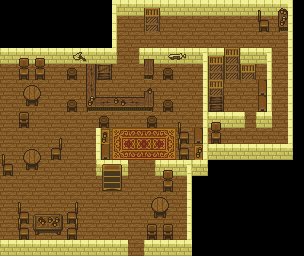

The image is a tile-based game level rendered from a .tmx file. Its description and complete source (layers, tilesets, objects, tile grids) follow:
An orthogonal 19x16 tile map with 16x16 px tiles, 1 tile layer (Tile Layer 1).

<map version="1.10" tiledversion="1.11.2" orientation="orthogonal" renderorder="right-down" width="19" height="16" tilewidth="16" tileheight="16" infinite="0" nextlayerid="2" nextobjectid="1">
 <tileset firstgid="1" name="08000904" tilewidth="16" tileheight="16" tilecount="1024" columns="32">
  <image source="08000904.png" trans="ffffff" width="512" height="512" />
 </tileset>
 <layer id="1" name="Tile Layer 1" width="19" height="16">
  <properties>
   <property name="Anims1" value="0x0" />
   <property name="Anims2" value="0x0" />
   <property name="ChapterID" value="45" />
   <property name="Main" value="" />
   <property name="MapChangesID" value="0x0" />
   <property name="MapID" value="0xDD" />
   <property name="ObjectType" value="0xB" />
   <property name="PaletteID" value="0x10" />
   <property name="TileConfig" value="0xA" />
  </properties>
  <data>
   <tile gid="1" />
   <tile gid="1" />
   <tile gid="1" />
   <tile gid="1" />
   <tile gid="1" />
   <tile gid="1" />
   <tile gid="1" />
   <tile gid="6" />
   <tile gid="7" />
   <tile gid="266" />
   <tile gid="7" />
   <tile gid="7" />
   <tile gid="7" />
   <tile gid="7" />
   <tile gid="7" />
   <tile gid="7" />
   <tile gid="13" />
   <tile gid="138" />
   <tile gid="14" />
   <tile gid="1" />
   <tile gid="1" />
   <tile gid="1" />
   <tile gid="1" />
   <tile gid="1" />
   <tile gid="1" />
   <tile gid="1" />
   <tile gid="38" />
   <tile gid="129" />
   <tile gid="298" />
   <tile gid="129" />
   <tile gid="129" />
   <tile gid="129" />
   <tile gid="129" />
   <tile gid="129" />
   <tile gid="129" />
   <tile gid="99" />
   <tile gid="234" />
   <tile gid="14" />
   <tile gid="1" />
   <tile gid="1" />
   <tile gid="1" />
   <tile gid="1" />
   <tile gid="1" />
   <tile gid="1" />
   <tile gid="1" />
   <tile gid="38" />
   <tile gid="129" />
   <tile gid="129" />
   <tile gid="129" />
   <tile gid="129" />
   <tile gid="129" />
   <tile gid="129" />
   <tile gid="129" />
   <tile gid="129" />
   <tile gid="129" />
   <tile gid="129" />
   <tile gid="14" />
   <tile gid="7" />
   <tile gid="44" />
   <tile gid="44" />
   <tile gid="7" />
   <tile gid="35" />
   <tile gid="36" />
   <tile gid="7" />
   <tile gid="33" />
   <tile gid="34" />
   <tile gid="9" />
   <tile gid="3" />
   <tile gid="4" />
   <tile gid="8" />
   <tile gid="266" />
   <tile gid="267" />
   <tile gid="7" />
   <tile gid="8" />
   <tile gid="129" />
   <tile gid="14" />
   <tile gid="129" />
   <tile gid="97" />
   <tile gid="97" />
   <tile gid="129" />
   <tile gid="45" />
   <tile gid="69" />
   <tile gid="271" />
   <tile gid="129" />
   <tile gid="129" />
   <tile gid="105" />
   <tile gid="45" />
   <tile gid="129" />
   <tile gid="40" />
   <tile gid="298" />
   <tile gid="299" />
   <tile gid="267" />
   <tile gid="40" />
   <tile gid="129" />
   <tile gid="14" />
   <tile gid="129" />
   <tile gid="130" />
   <tile gid="131" />
   <tile gid="129" />
   <tile gid="129" />
   <tile gid="69" />
   <tile gid="129" />
   <tile gid="129" />
   <tile gid="129" />
   <tile gid="111" />
   <tile gid="129" />
   <tile gid="129" />
   <tile gid="40" />
   <tile gid="267" />
   <tile gid="129" />
   <tile gid="129" />
   <tile gid="108" />
   <tile gid="129" />
   <tile gid="14" />
   <tile gid="129" />
   <tile gid="162" />
   <tile gid="163" />
   <tile gid="129" />
   <tile gid="45" />
   <tile gid="234" />
   <tile gid="102" />
   <tile gid="236" />
   <tile gid="104" />
   <tile gid="105" />
   <tile gid="45" />
   <tile gid="129" />
   <tile gid="40" />
   <tile gid="302" />
   <tile gid="129" />
   <tile gid="129" />
   <tile gid="108" />
   <tile gid="129" />
   <tile gid="14" />
   <tile gid="129" />
   <tile gid="161" />
   <tile gid="129" />
   <tile gid="129" />
   <tile gid="129" />
   <tile gid="129" />
   <tile gid="45" />
   <tile gid="129" />
   <tile gid="129" />
   <tile gid="45" />
   <tile gid="129" />
   <tile gid="67" />
   <tile gid="40" />
   <tile gid="44" />
   <tile gid="7" />
   <tile gid="33" />
   <tile gid="7" />
   <tile gid="129" />
   <tile gid="14" />
   <tile gid="129" />
   <tile gid="129" />
   <tile gid="129" />
   <tile gid="66" />
   <tile gid="129" />
   <tile gid="129" />
   <tile gid="77" />
   <tile gid="325" />
   <tile gid="326" />
   <tile gid="326" />
   <tile gid="327" />
   <tile gid="68" />
   <tile gid="108" />
   <tile gid="97" />
   <tile gid="129" />
   <tile gid="129" />
   <tile gid="129" />
   <tile gid="129" />
   <tile gid="14" />
   <tile gid="67" />
   <tile gid="130" />
   <tile gid="131" />
   <tile gid="98" />
   <tile gid="129" />
   <tile gid="129" />
   <tile gid="109" />
   <tile gid="357" />
   <tile gid="358" />
   <tile gid="358" />
   <tile gid="359" />
   <tile gid="99" />
   <tile gid="76" />
   <tile gid="7" />
   <tile gid="7" />
   <tile gid="7" />
   <tile gid="7" />
   <tile gid="7" />
   <tile gid="47" />
   <tile gid="99" />
   <tile gid="162" />
   <tile gid="163" />
   <tile gid="129" />
   <tile gid="129" />
   <tile gid="129" />
   <tile gid="10" />
   <tile gid="11" />
   <tile gid="129" />
   <tile gid="34" />
   <tile gid="44" />
   <tile gid="8" />
   <tile gid="72" />
   <tile gid="1" />
   <tile gid="1" />
   <tile gid="1" />
   <tile gid="1" />
   <tile gid="1" />
   <tile gid="1" />
   <tile gid="129" />
   <tile gid="129" />
   <tile gid="129" />
   <tile gid="129" />
   <tile gid="129" />
   <tile gid="129" />
   <tile gid="42" />
   <tile gid="43" />
   <tile gid="129" />
   <tile gid="129" />
   <tile gid="97" />
   <tile gid="40" />
   <tile gid="1" />
   <tile gid="1" />
   <tile gid="1" />
   <tile gid="1" />
   <tile gid="1" />
   <tile gid="1" />
   <tile gid="1" />
   <tile gid="129" />
   <tile gid="67" />
   <tile gid="129" />
   <tile gid="129" />
   <tile gid="66" />
   <tile gid="129" />
   <tile gid="129" />
   <tile gid="129" />
   <tile gid="129" />
   <tile gid="130" />
   <tile gid="131" />
   <tile gid="40" />
   <tile gid="1" />
   <tile gid="1" />
   <tile gid="1" />
   <tile gid="1" />
   <tile gid="1" />
   <tile gid="1" />
   <tile gid="1" />
   <tile gid="129" />
   <tile gid="68" />
   <tile gid="136" />
   <tile gid="137" />
   <tile gid="100" />
   <tile gid="129" />
   <tile gid="129" />
   <tile gid="129" />
   <tile gid="129" />
   <tile gid="162" />
   <tile gid="163" />
   <tile gid="40" />
   <tile gid="1" />
   <tile gid="1" />
   <tile gid="1" />
   <tile gid="1" />
   <tile gid="1" />
   <tile gid="1" />
   <tile gid="1" />
   <tile gid="129" />
   <tile gid="99" />
   <tile gid="168" />
   <tile gid="169" />
   <tile gid="98" />
   <tile gid="129" />
   <tile gid="129" />
   <tile gid="129" />
   <tile gid="129" />
   <tile gid="161" />
   <tile gid="161" />
   <tile gid="40" />
   <tile gid="1" />
   <tile gid="1" />
   <tile gid="1" />
   <tile gid="1" />
   <tile gid="1" />
   <tile gid="1" />
   <tile gid="1" />
   <tile gid="7" />
   <tile gid="7" />
   <tile gid="7" />
   <tile gid="7" />
   <tile gid="7" />
   <tile gid="7" />
   <tile gid="7" />
   <tile gid="7" />
   <tile gid="129" />
   <tile gid="7" />
   <tile gid="7" />
   <tile gid="7" />
   <tile gid="1" />
   <tile gid="1" />
   <tile gid="1" />
   <tile gid="1" />
   <tile gid="1" />
   <tile gid="1" />
   <tile gid="1" />
  </data>
 </layer>
</map>
